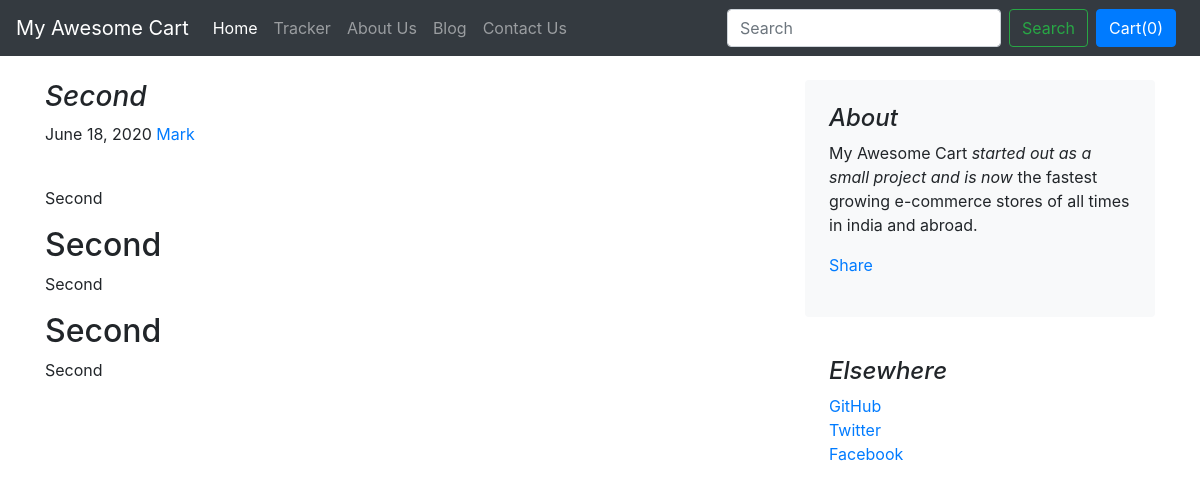
The app's page /blog/blogpost/2 with its own data.
### blog/models.py (models this page shows, shortened)
class Blogpost(models.Model):
    post_id = models.AutoField(primary_key=True)
    title = models.CharField(max_length=50)
    head0 = models.CharField(max_length=500, default="")
    chead0 = models.CharField(max_length=5000, default="")
    head1 = models.CharField(max_length=500, default="")
    chead1 = models.CharField(max_length=5000, default="")
    head2 = models.CharField(max_length=500, default="")
    chead2 = models.CharField(max_length=5000, default="")
    pub_date = models.DateField()
    thumbnail = models.ImageField(upload_to="shop/images", default="")

### blog/views.py (the view)
# urls.py: path('blogpost/<int:id>', views.blogpost, name='blogPost'),
def blogpost(request, id):
    post = Blogpost.objects.filter(post_id= id)[0]
    return render(request, 'blog/blogpost.html', {'post': post})

### blog/templates/blog/blogpost.html (shortened to what this page needs)
{% extends 'blog/basic.html' %}
{% block body %}
<div class="container">
    <div class="row mt-4">
        <div class="col-md-8 blog-main">
            <h3 class="font-italic">
                {{post.title}}
            </h3>
            <div class="blog-post">
                <p class="blog-post-meta">{{post.pub_date}} <a href="#">Mark</a></p>
                    <br>
                <p>{{post.chead0}}</p>
                <h2>{{post.head1}}</h2>
                <p>{{post.chead1}}</p>
                <h2>{{post.head2}}</h2>
                <p>{{post.chead2}}</p>
            </div>
        </div>
        <aside class="col-md-4 blog-sidebar">
            <div class="p-4 mb-3 bg-light rounded">
                <h4 class="font-italic">About</h4>
                <p class="mb-0">My Awesome Cart <em>started out as a small project and is now</em> the fastest growing
                    e-commerce stores of all times in india and abroad.</p>
                <div class="my-3 fb-share-button" data-href="http://127.0.0.1:8000/blog/blogpost/{{post.post_id}}"
                    data-layout="button_count" data-size="large"><a target="_blank"
                        href="https://www.facebook.com/sharer/sharer.php?u=http%3A%2F%2F127.0.0.1%3A8000%2Fblog%2Fblogpost%2F4&src=sdkpreparse"
                        class="fb-xfbml-parse-ignore">Share</a></div>
            </div>
            <div class="p-4">
                <h4 class="font-italic">Elsewhere</h4>
                <ol class="list-unstyled">
                    <li><a href="#">GitHub</a></li>
                    <li><a href="#">Twitter</a></li>
                    <li><a href="#">Facebook</a></li>
                </ol>
            </div>
        </aside>
    </div>
</div>
{% endblock %}

### records on screen
Blogpost: title "Second", pub_date "June 18, 2020", chead0 "Second", head1 "Second", chead1 "Second", head2 "Second", chead2 "Second"
